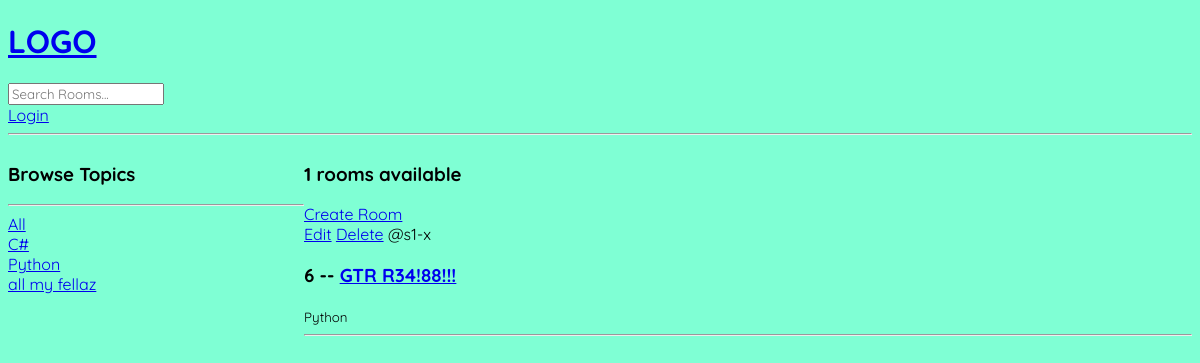
Page /?q=Python on the committed database.
### base/models.py (models this page shows, shortened)
class Topic(models.Model):
    name = models.CharField(max_length=200)

class Room(models.Model):
    host = models.ForeignKey(User, on_delete=models.SET_NULL, null=True)
    topic = models.ForeignKey(Topic, on_delete=models.SET_NULL, null=True)
    name = models.CharField(max_length=200)
    description = models.TextField(null=True, blank=True)
    participants = models.ManyToManyField(User, related_name='participants', blank=True)
    updated = models.DateTimeField(auto_now=True)
    created = models.DateTimeField(auto_now_add=True)
    class Meta:
        ordering = ['-updated', '-created']

### base/views.py (the view)
# urls.py: path('', views.home, name="home"),
def home(request):
    q = request.GET.get('q') if request.GET.get('q') != None else ''
    rooms = Room.objects.filter(
        Q(topic__name__icontains= q) |
        Q(name__icontains=q) |
        Q(description__icontains=q)
    )
    topics = Topic.objects.all()
    room_count = rooms.count()
    room_messages = Message.objects.filter(Q(room__topic__name__icontains=q))
    context = {'rooms': rooms, 'topics': topics, 'room_count': room_count, 'room_messages': room_messages}
    return render(request, 'base/home.html', context)

### base/templates/base/home.html (shortened to what this page needs)
{% extends 'main.html' %}
<!-- {% load static %}
{% block content %}
<div class="home-container">
    <aside>
        <h3>Browse Topics</h3>
        <hr>
        <div>
            <a href="{% url 'home' %}">All</a>
        </div>
        {% for topic in topics %}
            <div>
                <a href="{% url 'home' %}?q={{topic.name}}">{{topic.name}}</a>
            </div>
        {% endfor %}
    </aside>
    <div>
        <h3>{{room_count}} rooms available</h3>
        <a href="{% url 'create-room' %}">Create Room</a>
        <div>
            {% for room in rooms %}
            <div>
                {% if request.user != room.host %}
                <a href="{% url 'update-room' room.id %}">Edit</a>
                <a href="{% url 'delete-room' room.id %}">Delete</a>
                {% endif %}
                <span>@{{room.host.username}}</span>
                <h3>{{room.id}} -- <a href="{% url 'room' room.id %}">{{room.name}}</a></h3>
                <small>{{room.topic.name}}</small>
                <hr>
            </div>
            {% endfor %}
        </div>
    </div>
</div>
{% endblock content %}

### static/CSS/styles.css (style rules this page uses)
body { background-color: aquamarine; }
* { font-family: "Quicksand", serif; line-height: normal; list-style-type: none; }

### base/templates/base/home.html (style rules this page uses)
.home-container { display: grid; grid-template-columns: 1fr 3fr; }

### rows in the picture
Topic: name "C#"
Topic: name "Python"
Topic: name "all my fellaz"
Room: shows "Edit", host.username "s1-x", id "6", name "GTR R34!88!!!", topic.name "Python"

### other values in the picture
{{ room_count }} "1"
